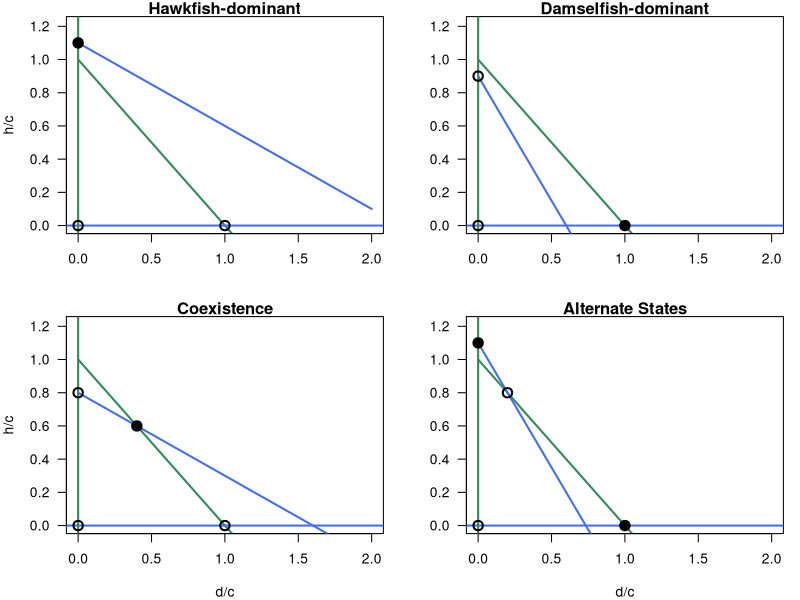
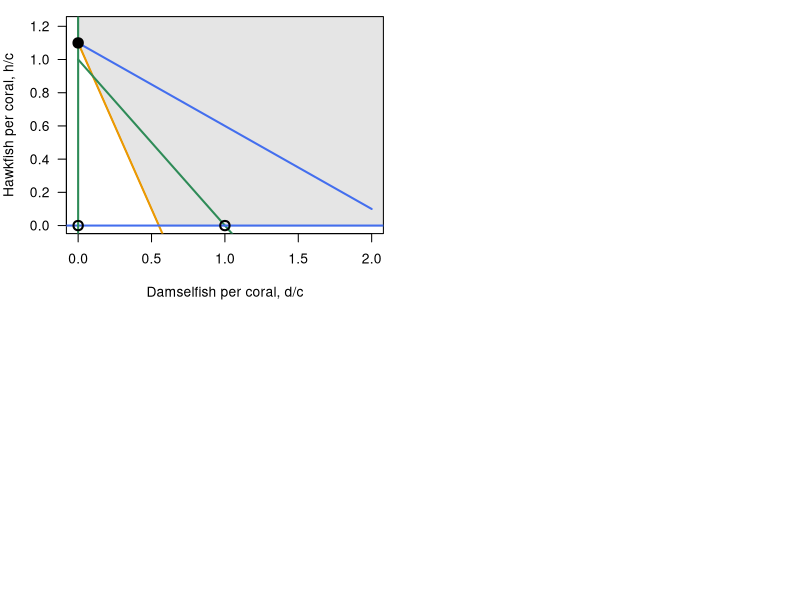
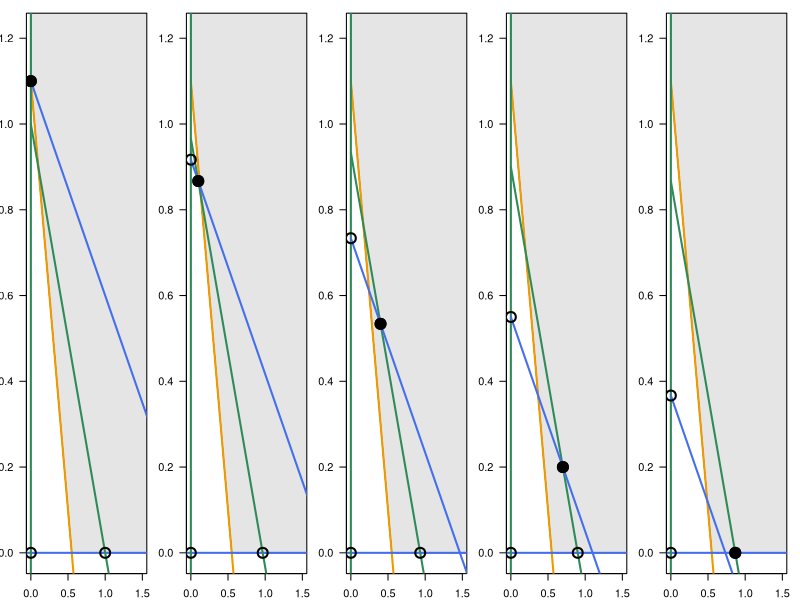
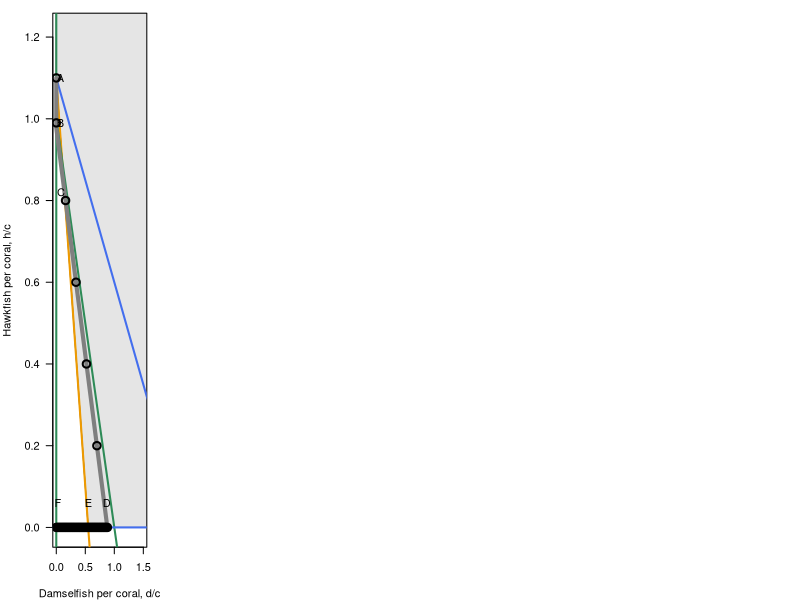
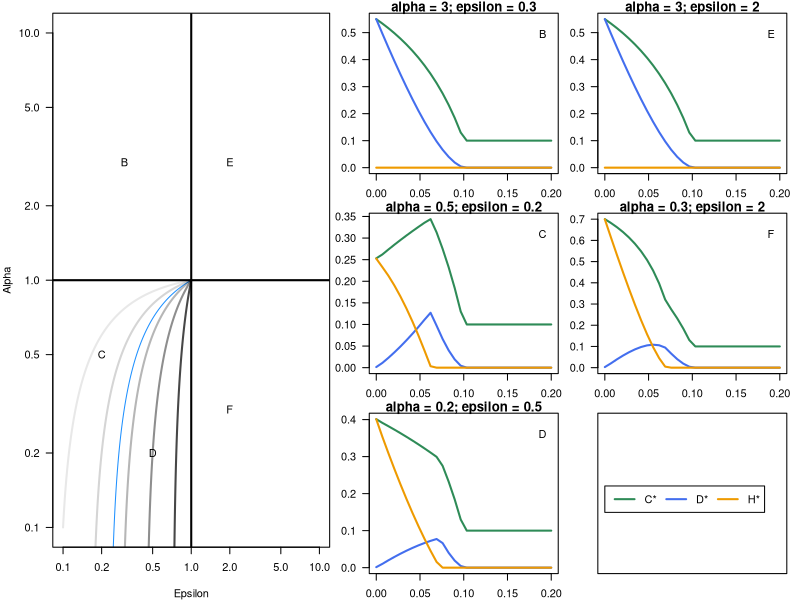

The R source for these figures, in order:
## ---- chunk 1

hcol <- 'royalblue2'
ccol <- 'orange2'
dcol <- 'seagreen'
pcol <- 'gray50'

k <- 1;				# scaling of fish carrying capacity with coral biomass
k_D <- k;
k_H <- k;

rho <- 0.1;			# fish growth rates
rho_D <- rho;
rho_H <- rho;

mu <- .5;			# coral intrinsic death rate

epsilon <- 0.8;		# effect of hawkfish (pee) relative to damselfish
epsilon2 <- 1;
alpha <- 0.5;		# relative competitive effect of damselfish on hawkfish
phi <- 2;			# relative predation intensity of predator on hawkfish

## ---- chunk 2
Dset <- seq(from = 0, to = k_D*2, length.out = 100)

k_H2 <- k_H*1.1

k_H_coex <- 0.8*k_H
alpha_dam <- 1.5
k_D_ass <- 1.2*k_H
alpha_ass <- 1.5
k_H_ass <- 1.1*k_H

par(mar=c(4,4,1,1),mfrow=c(2,2))
plot(Dset,k_D-Dset,lwd=2,col=dcol,type='l',xlab='',ylab='h/c', xlim=c(0,k_D*2),ylim=c(0,k_H2*1.1),las=1,main='Hawkfish-dominant'); abline(h=0,lwd=2,col=hcol); abline(v=0,lwd=2,col=dcol); lines(Dset,k_H2-alpha*Dset,lwd=2,col=hcol); points(0,k_H2,pch=21,bg='black',cex=1.5,lwd=2); points(0,0,pch=21,cex=1.5,lwd=2); points(k_D,0,pch=21,cex=1.5,lwd=2) 


plot(Dset,k_D-Dset,lwd=2,col=dcol,type='l',xlab='',ylab='', xlim=c(0,k_D*2),ylim=c(0,k_H2*1.1),las=1,main='Damselfish-dominant'); abline(h=0,lwd=2,col=hcol); abline(v=0,lwd=2,col=dcol); lines(Dset,k_H*.9-alpha_dam*Dset,lwd=2,col=hcol); points(0,k_H*.9,pch=21,cex=1.5,lwd=2); points(0,0,pch=21,cex=1.5,lwd=2); points(k_D,0,pch=21,cex=1.5,lwd=2,bg='black') 


plot(Dset,k_D-Dset,lwd=2,col=dcol,type='l',xlab='d/c',ylab='h/c', xlim=c(0,k_D*2),ylim=c(0,k_H2*1.1),las=1,main='Coexistence'); abline(h=0,lwd=2,col=hcol); abline(v=0,lwd=2,col=dcol); lines(Dset,k_H_coex-alpha*Dset,lwd=2,col=hcol); points(0,k_H_coex,pch=21,cex=1.5,lwd=2); points(0,0,pch=21,cex=1.5,lwd=2); points(k_D,0,pch=21,cex=1.5,lwd=2); points((k_H_coex-k_D)/(alpha-1), k_H_coex- alpha*(k_H_coex-k_D)/(alpha-1),lwd=2,cex=1.5,pch=21,bg='black') 


plot(Dset,k_D-Dset,lwd=2,col=dcol,type='l',xlab='d/c',ylab='', xlim=c(0,k_D*2),ylim=c(0,k_H2*1.1),las=1,main='Alternate States'); abline(h=0,lwd=2,col=hcol); abline(v=0,lwd=2,col=dcol); lines(Dset,k_H_ass-alpha_ass*Dset,lwd=2,col=hcol); points(0,k_H_ass,pch=21,bg='black',cex=1.5,lwd=2); points(0,0,pch=21,cex=1.5,lwd=2); points(k_D,0,pch=21,cex=1.5,lwd=2,bg='black'); points((k_H_ass-k_D)/(alpha_ass-1), k_H_ass- alpha_ass*(k_H_ass-k_D)/(alpha_ass-1),lwd=2,cex=1.5,pch=21) 

## ---- chunk 3
epsilon <- .5
fertshade <- rgb(0,0,0,.1)
Dset <- seq(from = 0, to = k_D*2, length.out = 100)

k_H2 <- k_H*1.1

k_H_coex <- 0.8*k_H
alpha_dam <- 1.5
k_D_ass <- 1.2*k_H
alpha_ass <- 1.5
k_H_ass <- 1.1*k_H

par(mar=c(4,4,1,1))
plot(Dset,k_D-Dset,lwd=2,col=dcol,type='n',xlab='Damselfish per coral, d/c',ylab='Hawkfish per coral, h/c', xlim=c(0,k_D*2),ylim=c(0,k_H2*1.1),las=1);
polygon(x = c(0, epsilon*k_H2, 1.5*max(Dset), 1.5*max(Dset), 0), y = c(k_H2,0,0,1.5*k_H2,1.5*k_H2), col = fertshade); lines(Dset,k_H2-Dset/epsilon,lwd=2,col=ccol); 
lines(Dset,k_D-Dset, lwd=2, col = dcol)
abline(h=0,lwd=2,col=hcol); abline(v=0,lwd=2,col=dcol); lines(Dset,k_H2-alpha*Dset,lwd=2,col=hcol); points(0,k_H2,pch=21,bg='black',cex=1.5,lwd=2); points(0,0,pch=21,cex=1.5,lwd=2); points(k_D,0,pch=21,cex=1.5,lwd=2)

## ---- chunk 4
phi <- 5
Dset <- seq(from = 0, to = k_D*2, length.out = 100)

par(mar=c(2,2,1,1),mfrow=c(1,5))
pchoices = c(0,0.00333, 0.00666, 0.01,0.01333)

for(i in 1:length(pchoices)){
  # Make base plot with shaded region
  plot(Dset,k_D-Dset,lwd=2,col=dcol,type='n',xlab='d/c',ylab='h/c', xlim=c(0,k_D*1.5),ylim=c(0,k_H2*1.1),las=1); polygon(x = c(0, epsilon*k_H2, 1.5*max(Dset), 1.5*max(Dset), 0), y = c(k_H2,0,0,1.5*k_H2,1.5*k_H2), col = fertshade); lines(Dset,k_H2-Dset/epsilon,lwd=2,col=ccol); abline(h= 0, lwd=2, col=hcol); abline(v = 0, lwd=2, col=dcol)
  
  # Plot ZNGIs with predators
  p <- pchoices[i]
  lines(Dset,k_D-Dset-p*k_D/rho_D,lwd=2,col=dcol) # Damselfish ZNGI
  lines(Dset,k_H2-alpha*Dset-p*k_H2/rho_H*phi,lwd=2,col=hcol) # Hawkfish ZNGI 
  points(0,0,pch=21,cex=2,lwd=2) # (0,0) equilibrium -- always unstable
  points(0,k_H2-phi*p*k_H2/rho_H,pch=21,cex=2,lwd=2);  # hawkfish-only equilibrium
  points(k_D-p*k_D/rho_D,0,pch=21,cex=2,lwd=2);   # damselfish-only equilibrium
  dhat <- 1/(1-alpha)*(k_D*(1-p/rho_D)-k_H2*(1-p*phi/rho_H)); hhat <- k_D*(1-p/rho_D)-dhat; points(dhat,hhat,pch=21,cex=2,lwd=2) # coexistence equilibrium
  
  if(i == 1){ points(0,k_H2-phi*p*k_H2/rho_H,pch=21,cex=2,lwd=2,bg='black')   }
  if(i%in%c(2,3,4)){ points(dhat,hhat,pch=21,cex=2,lwd=2,bg='black')   }
  if(i == 5){ points(k_D-p*k_D/rho_D,0,pch=21,cex=2,lwd=2,bg='black')   }
  
}
 #points(0,k_H,pch=21,bg='black',cex=1.5,lwd=2);  points(k_D,0,pch=21,cex=1.5,lwd=2)
#dhat <- 1/(1-alpha)*(k_D*(1-p/rho_D)-k_H*(1-p*phi/rho_H))
        #hhat <- k_D*(1-p/rho_D)-dhat
        #points(dhat,hhat,pch=21,cex=1.5,lwd=2,bg='black')

## ---- chunk 5

rho_D <- rho
rho_H <- rho

epsilon <- .5
phi <- 5
fertshade <- rgb(0,0,0,.1)
Dset <- seq(from = 0, to = k_D*2, length.out = 100)

k_H2 <- k_H*1.1

pset <- seq(from = 0, to = 0.1, length.out=1000)
dhat <- NaN*pset
hhat <- dhat
for(i in 1:length(pset)){
  dhat[i] <- 1/(1-alpha)*(k_D*(1-pset[i]/rho_D)-k_H2*(1-pset[i]*phi/rho_H))
  hhat[i] <- k_D*(1-pset[i]/rho_D)-dhat[i]
  if(dhat[i] < 0){
    dhat[i] <- 0
    hhat[i] <- k_H2 - pset[i]*phi*k_H2/rho_H
  }
  if(hhat[i] < 0){
    hhat[i] <- 0
    dhat[i] <- k_D-pset[i]*k_D/rho_D
  }
}

pset2 <- seq(from = 0, to = 0.1, by = 0.002)
dhat2 <- NaN*pset2
hhat2 <- dhat2
for(i in 1:length(pset2)){
  dhat2[i] <- 1/(1-alpha)*(k_D*(1-pset2[i]/rho_D)-k_H2*(1-pset2[i]*phi/rho_H))
  hhat2[i] <- k_D*(1-pset2[i]/rho_D)-dhat2[i]
  if(dhat2[i] < 0){
    dhat2[i] <- 0
    hhat2[i] <- k_H2 - pset2[i]*phi*k_H2/rho_H
  }
  if(hhat2[i] < 0){
    hhat2[i] <- 0
    dhat2[i] <- k_D-pset2[i]*k_D/rho_D
  }
}

#dhat <- 1/(1-alpha)*(k_D*(1-p/rho_D)-k_H2*(1-pset*phi/rho_H)); hhat <- k_D*(1-pset/rho_D)-dhat


par(mar=c(4,4,1,1))
plot(Dset,k_D-Dset,lwd=2,col=dcol,type='n',xlab='Damselfish per coral, d/c',ylab='Hawkfish per coral, h/c', xlim=c(0,k_D*1.5),ylim=c(0,k_H2*1.1),las=1);
polygon(x = c(0, epsilon*k_H2, 1.5*max(Dset), 1.5*max(Dset), 0), y = c(k_H2,0,0,1.5*k_H2,1.5*k_H2), col = fertshade); lines(Dset,k_H2-Dset/epsilon,lwd=2,col=ccol); 
lines(Dset,k_D-Dset, lwd=2, col = dcol)
abline(h=0,lwd=2,col=hcol); abline(v=0,lwd=2,col=dcol); lines(Dset,k_H2-alpha*Dset,lwd=2,col=hcol);
lines(dhat,hhat,lwd=4,col=pcol)
points(dhat2,hhat2,pch=21,lwd=2,cex=1.5)
#points(0,k_H2,pch=21,bg='black',cex=1.5,lwd=2); points(0,0,pch=21,cex=1.5,lwd=2); points(k_D,0,pch=21,cex=1.5,lwd=2)

text(x = c(0.07, 0.07, 0.08,0.87,0.55,0.03), y = c(1.1,.99,.82,0.06,0.06,0.06), c('A','B','C','D','E','F'),cex=1)

#pmin <- (k_H2-k_D)*(1-alpha*epsilon)/(k_H2*phi/rho_H*(1-epsilon)-k_D/rho_D*(1-epsilon*alpha)); abline(v = 1/(1-alpha)*(k_D*(1-pmin/rho_D)-k_H2*(1-pmin*phi/rho_H))) # checking the lower bound of predator benefits

#pmax <- rho_D/k_D*(k_D-epsilon*k_H2); abline(v = k_D*(1-pmax/rho_D)) # checking the upper bound of predator benefits


## ---- chunk 6
par(mar=c(4,4,1,1))
layout(matrix(c(1,1,1,1,1,1,1,1,1,2,3,4,2,3,4,5,6,7,5,6,7),nrow=3,ncol=7,byrow=FALSE))

epsset <- seq(from = 0.1, to = 1, length.out=10000)
phiset <- c(1.1,1.2,1.4,1.8,3.6)
phi <-1.3
alphaset <- (1-phi*(1-epsset))/(epsset)
plot(epsset,alphaset,log='xy',las=1,ylab='Alpha',xlab='Epsilon',type='l',ylim=c(0.1,10),xlim=c(0.1,10),col='dodgerblue')

for(i in 1:length(phiset)){
  phi <- phiset[i]
  
alphaset <- (1-phi*(1-epsset))/(epsset)
  lines(epsset,alphaset,lwd=2,col=rgb(0,0,0,1-1/phiset[i]))
}

abline(h=1,lwd=2); abline(v=1, lwd=2)


alphaset <- c(3,.5,.2,3,.3)
epsilonset <- c(.3,.2,.5,2,2)

text(x=epsilonset,y=alphaset,c('B','C','D','E','F'))

phi <- 1.3

# PARAMETERS
k <- 1;				# scaling of fish carrying capacity with coral biomass
k_D <- k;
k_H <- k;

rho <- 0.1;			# fish growth rates
rho_D <- rho;
rho_H <- rho;

mu <- .9;			# coral intrinsic mortality rate

epsilon <- 0.5;		# effect of hawkfish (pee) relative to damselfish

# COLOURS
dcol <- 'royalblue2'; hcol <- 'orange2'; ccol <- 'seagreen'; pcol <- 'gray50'

# SIMULATION
pset <- seq(from = 0, to = 0.2, length.out = 30)
dstar <- matrix(rep(NaN,length(pset)*length(alphaset)),nrow=length(alphaset),ncol=length(pset))
hstar <- dstar; cstar <- dstar;

t_end <- 365*10;
tset <- seq(from=0, to = t_end, length.out = 10*t_end)

for(k in 1:length(alphaset)){
  alpha <- alphaset[k]
  epsilon <- epsilonset[k]
for(j in 1:length(pset)){
  p <- pset[j]
d.simu1 <- NaN*tset; d.simu1[1] <- 0.5;
h.simu1 <- d.simu1;
c.simu1 <- d.simu1;
for(i in 2:length(tset)){
	dt <- tset[i]-tset[i-1]
	d <- d.simu1[i-1]
	h <- h.simu1[i-1]
	c <- c.simu1[i-1]
	dc <- ((c+d+epsilon*h)*(1-c)-mu*c)*dt  
	dd <- (rho_D*d*(k_D*c-d-h)/(k_D*c)-d*p)*dt
	dh <- (rho_H*h*(k_H*c-h-alpha*d)/(k_H*c)-phi*h*p)*dt
	c.simu1[i] <- c+dc
	d.simu1[i] <- d+dd
	h.simu1[i] <- h+dh
}
	dstar[k,j] <- d.simu1[length(tset)];
  hstar[k,j] <- h.simu1[length(tset)];
  cstar[k,j] <- c.simu1[length(tset)];
}  }

par(mar=c(2,2,1,1))
textlab <- c('B','C','D','E','F')
for(i in 1:length(alphaset)){
  plot(pset,cstar[i,1:length(pset)],col=ccol,lwd=2,las=1,xlab='Predators',ylab='Biomass', type='l',main=paste('alpha = ', alphaset[i],'; epsilon = ',epsilonset[i],sep=''), ylim=c(0,max(cstar[i,]))); 
  lines(pset,dstar[i,1:length(pset)],col=dcol,lwd=2); lines(pset,hstar[i,1:length(pset)],col=hcol,lwd=2); text(x=max(pset)*0.95,y=.9*max(cstar[i,]),textlab[i])
  #if(i == 1) {legend(x = 0,y=0.4*max(max(dstar[i,1:length(pset)],hstar[i,1:length(pset)],cstar[i,1:length(pset)])),legend=c('C*','D*','H*'),lwd=2,col=c(ccol,dcol,hcol),horiz=TRUE) }

}

i <- 1
plot(pset,cstar[i,1:length(pset)],col=ccol,lwd=2,las=1,xlab='Predators',ylab='Biomass', ylim=c(0,2),type='n',xaxt='n',yaxt='n');legend(x = 0,y=2*1*max(max(dstar[i,1:length(pset)],hstar[i,1:length(pset)],cstar[i,1:length(pset)])),legend=c('C*','D*','H*'),lwd=2,col=c(ccol,dcol,hcol),horiz=TRUE) 

